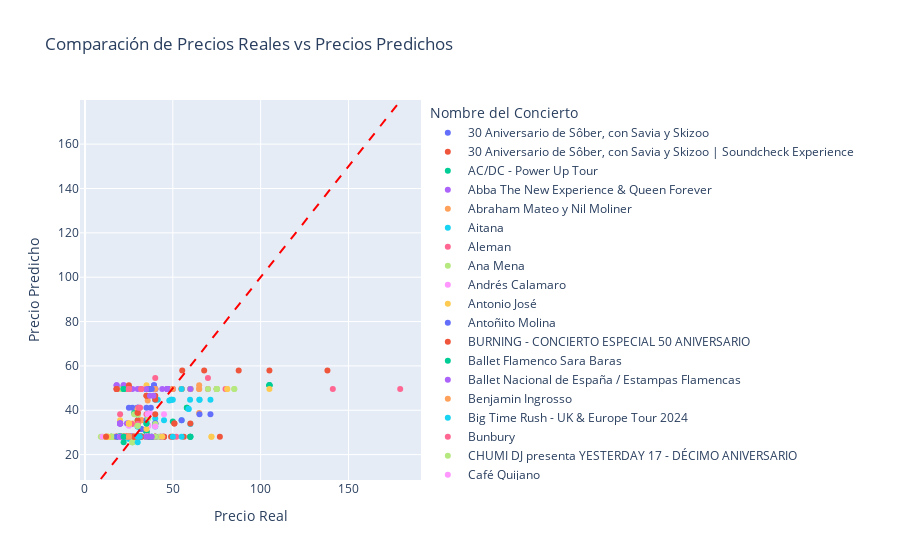

Notebook cell for this chart:
### Markdown cell above
MODELO GRID SEARCH SIN ESTANDARIZAR

### Code cell
# Definir los parámetros para GridSearchCV
params = {
    'hidden_layer_sizes': [1, 50, 75, 100, 125, 150, 200, 225, 250, 275, 300, 325, 350, 375, 400],
    'activation': ["identity", "logistic", "tanh", "relu"],
    'solver': ['lbfgs', 'sgd', 'adam']
}

# Realizar GridSearchCV
start_time = time.time()

gridSearch = GridSearchCV(estimator=mlp, param_grid=params, n_jobs=-1, scoring='neg_mean_squared_error', cv=ps)
gridSearch.fit(X_train, y)
results = cross_validate(gridSearch.best_estimator_, X_train, y, cv=ps, scoring=scoring, return_train_score=True)

end_time = time.time()
execution_time = end_time - start_time
print("Tiempo de ejecución:", execution_time, "segundos")

print('Mejores parámetros GridSearchCV: ', gridSearch.best_params_)

resultados = crear_tabla_resultados(results)

cargar_modelo_mlflow(gridSearch.best_estimator_, 'MIN_PRICE', 'GRID SEARCH SIN ESTANDARIZAR', resultados, execution_time)

# Mostrar las predicciones y los valores reales
plot_model_predictions(gridSearch.best_estimator_, X_train, y, data)
feature_importance(gridSearch.best_estimator_, X_train, y, 15)
resultados
